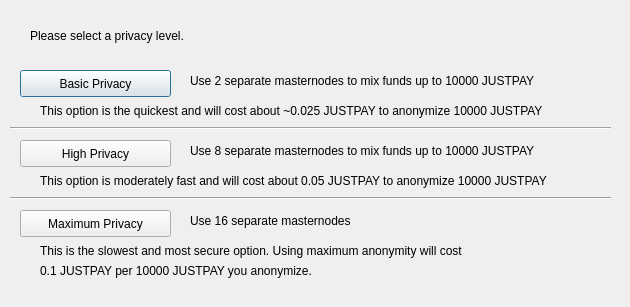
<?xml version="1.0" encoding="UTF-8"?>
<ui version="4.0">
 <class>ObfuscationConfig</class>
 <widget class="QDialog" name="ObfuscationConfig">
  <property name="geometry">
   <rect>
    <x>0</x>
    <y>0</y>
    <width>630</width>
    <height>307</height>
   </rect>
  </property>
  <property name="windowTitle">
   <string>Configure Obfuscation</string>
  </property>
  <widget class="QPushButton" name="buttonBasic">
   <property name="geometry">
    <rect>
     <x>20</x>
     <y>70</y>
     <width>151</width>
     <height>27</height>
    </rect>
   </property>
   <property name="text">
    <string>Basic Privacy</string>
   </property>
  </widget>
  <widget class="QPushButton" name="buttonHigh">
   <property name="geometry">
    <rect>
     <x>20</x>
     <y>140</y>
     <width>151</width>
     <height>27</height>
    </rect>
   </property>
   <property name="text">
    <string>High Privacy</string>
   </property>
  </widget>
  <widget class="QPushButton" name="buttonMax">
   <property name="geometry">
    <rect>
     <x>20</x>
     <y>210</y>
     <width>151</width>
     <height>27</height>
    </rect>
   </property>
   <property name="text">
    <string>Maximum Privacy</string>
   </property>
  </widget>
  <widget class="QLabel" name="label">
   <property name="geometry">
    <rect>
     <x>30</x>
     <y>20</y>
     <width>571</width>
     <height>31</height>
    </rect>
   </property>
   <property name="text">
    <string>Please select a privacy level.</string>
   </property>
  </widget>
  <widget class="QLabel" name="label_2">
   <property name="geometry">
    <rect>
     <x>190</x>
     <y>70</y>
     <width>421</width>
     <height>21</height>
    </rect>
   </property>
   <property name="text">
    <string>Use 2 separate masternodes to mix funds up to 10000 JUSTPAY</string>
   </property>
  </widget>
  <widget class="QLabel" name="label_3">
   <property name="geometry">
    <rect>
     <x>190</x>
     <y>140</y>
     <width>411</width>
     <height>21</height>
    </rect>
   </property>
   <property name="text">
    <string>Use 8 separate masternodes to mix funds up to 10000 JUSTPAY</string>
   </property>
  </widget>
  <widget class="QLabel" name="label_4">
   <property name="geometry">
    <rect>
     <x>190</x>
     <y>210</y>
     <width>421</width>
     <height>21</height>
    </rect>
   </property>
   <property name="text">
    <string>Use 16 separate masternodes</string>
   </property>
  </widget>
  <widget class="QLabel" name="label_6">
   <property name="geometry">
    <rect>
     <x>40</x>
     <y>100</y>
     <width>561</width>
     <height>21</height>
    </rect>
   </property>
   <property name="text">
    <string>This option is the quickest and will cost about ~0.025 JUSTPAY to anonymize 10000 JUSTPAY</string>
   </property>
  </widget>
  <widget class="QLabel" name="label_7">
   <property name="geometry">
    <rect>
     <x>40</x>
     <y>170</y>
     <width>561</width>
     <height>21</height>
    </rect>
   </property>
   <property name="text">
    <string>This option is moderately fast and will cost about 0.05 JUSTPAY to anonymize 10000 JUSTPAY</string>
   </property>
  </widget>
  <widget class="QLabel" name="label_8">
   <property name="geometry">
    <rect>
     <x>40</x>
     <y>240</y>
     <width>561</width>
     <height>21</height>
    </rect>
   </property>
   <property name="text">
    <string>This is the slowest and most secure option. Using maximum anonymity will cost</string>
   </property>
  </widget>
  <widget class="QLabel" name="label_9">
   <property name="geometry">
    <rect>
     <x>40</x>
     <y>260</y>
     <width>561</width>
     <height>21</height>
    </rect>
   </property>
   <property name="text">
    <string>0.1 JUSTPAY per 10000 JUSTPAY you anonymize.</string>
   </property>
  </widget>
  <widget class="Line" name="line">
   <property name="geometry">
    <rect>
     <x>10</x>
     <y>120</y>
     <width>601</width>
     <height>16</height>
    </rect>
   </property>
   <property name="orientation">
    <enum>Qt::Horizontal</enum>
   </property>
  </widget>
  <widget class="Line" name="line_2">
   <property name="geometry">
    <rect>
     <x>10</x>
     <y>190</y>
     <width>601</width>
     <height>16</height>
    </rect>
   </property>
   <property name="orientation">
    <enum>Qt::Horizontal</enum>
   </property>
  </widget>
 </widget>
 <resources/>
 <connections/>
</ui>
